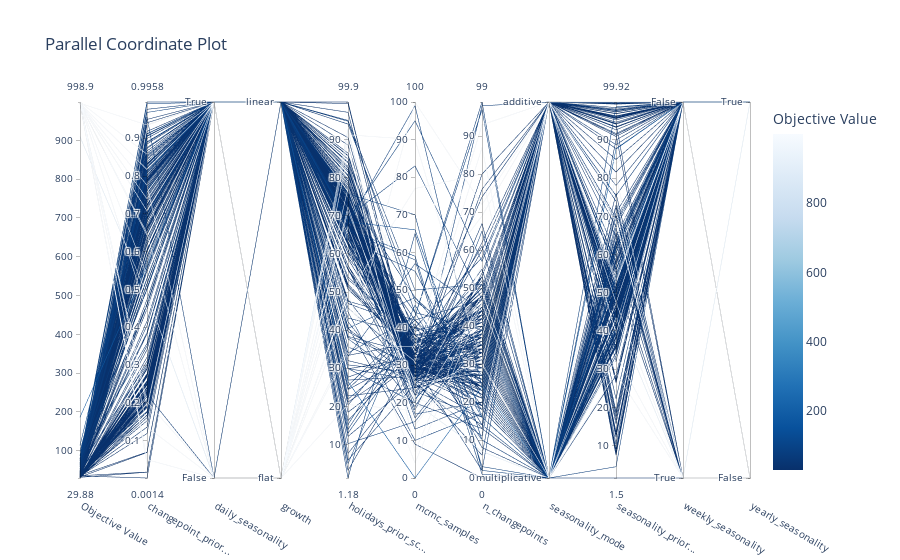

Source (notebook cell):
### Code cell
plot_parallel_coordinate(study)

### Figure 1 — Plotly figure (JSON) as saved in the notebook; plotly's stock layout.template omitted (floating-point values rounded to 4 significant figures; data arrays with more than 128 entries replaced by an {"elided": "..."} marker saying what was removed)
{"data": [{"dimensions": [{"label": "Objective Value", "range": [29.88, 998.9], "values": {"elided": "225 float values"}}, {"label": "changepoint_prior...", "range": [0.001432, 0.9958], "values": {"elided": "225 float values"}}, {"label": "daily_seasonality", "range": [0, 1], "ticktext": ["False", "True"], "tickvals": [0, 1], "values": {"elided": "225 int values"}}, {"label": "growth", "range": [0, 1], "ticktext": ["flat", "linear"], "tickvals": [0, 1], "values": {"elided": "225 int values"}}, {"label": "holidays_prior_sc...", "range": [1.185, 99.9], "values": {"elided": "225 float values"}}, {"label": "mcmc_samples", "range": [0, 100], "values": {"elided": "225 int values"}}, {"label": "n_changepoints", "range": [0, 99], "values": {"elided": "225 int values"}}, {"label": "seasonality_mode", "range": [0, 1], "ticktext": ["multiplicative", "additive"], "tickvals": [0, 1], "values": {"elided": "225 int values"}}, {"label": "seasonality_prior...", "range": [1.496, 99.92], "values": {"elided": "225 float values"}}, {"label": "weekly_seasonality", "range": [0, 1], "ticktext": ["True", "False"], "tickvals": [0, 1], "values": {"elided": "225 int values"}}, {"label": "yearly_seasonality", "range": [0, 1], "ticktext": ["False", "True"], "tickvals": [0, 1], "values": {"elided": "225 int values"}}], "labelangle": 30, "labelside": "bottom", "line": {"color": {"elided": "225 float values"}, "colorbar": {"title": {"text": "Objective Value"}}, "colorscale": [[0, "rgb(247,251,255)"], [0.125, "rgb(222,235,247)"], [0.25, "rgb(198,219,239)"], [0.375, "rgb(158,202,225)"], [0.5, "rgb(107,174,214)"], [0.625, "rgb(66,146,198)"], [0.75, "rgb(33,113,181)"], [0.875, "rgb(8,81,156)"], [1, "rgb(8,48,107)"]], "reversescale": true, "showscale": true}, "type": "parcoords"}], "layout": {"title": {"text": "Parallel Coordinate Plot"}}}
